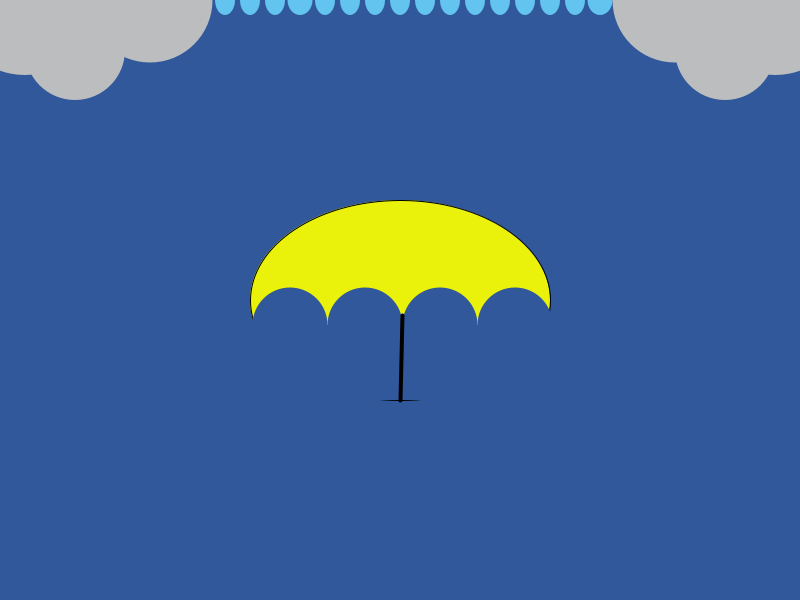
Frame 1 (no input)
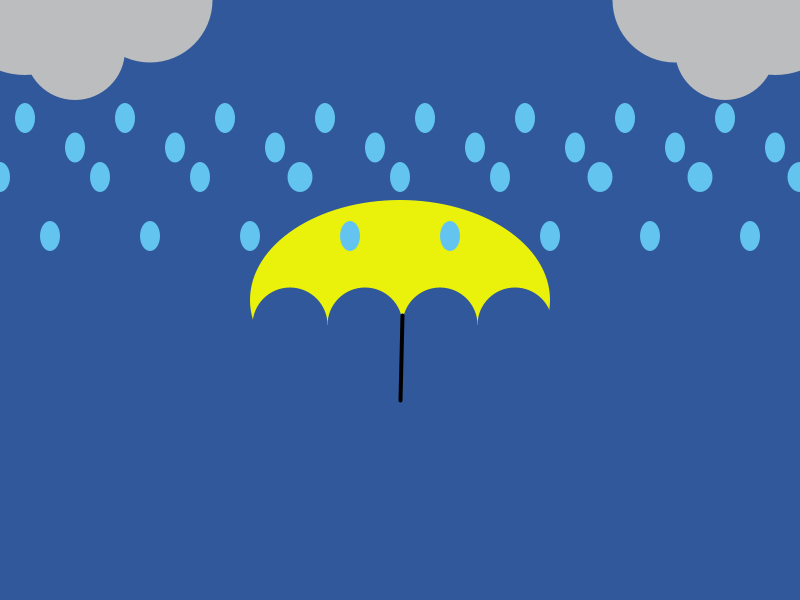
Frame 60 (the mouse pressed at the canvas centre just before this capture)
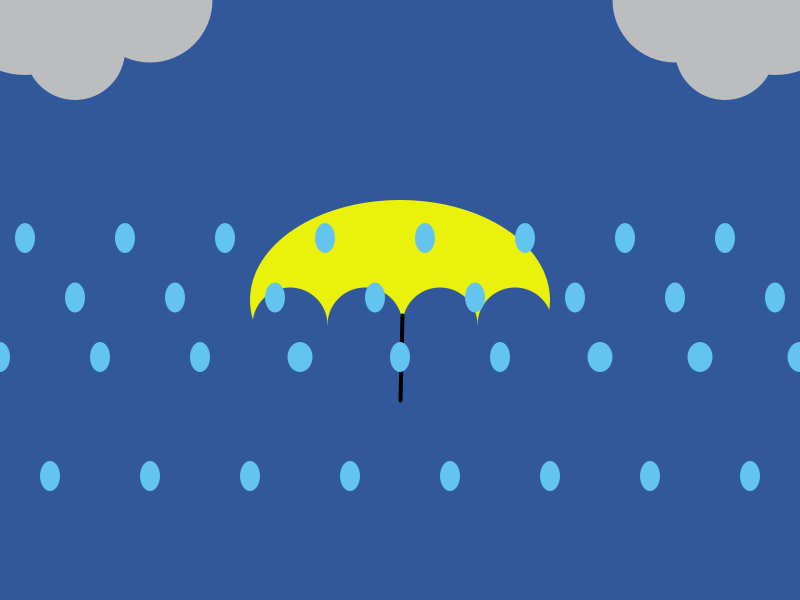
Frame 120 (the mouse held since frame 60 and released just before this capture)

The Processing sketch that drew these frames (run headless with seeded random() and noise(); from frame 60 on, the mouse is pressed at the canvas centre):

// Processing sketch: Edit1
// ── Edit1.pde
//raindrops start at the stop of canvas
float y1=0;
float y2=0;
float y3=0;
float y4=0;
void setup() {
  size(800,600);
}

void draw() {
  background(48,88,155);
  

  
  //umbrella
  fill(234,242,12);
  ellipse(400,300,300,200);
  
  
  /*shapes to create umbrella and hide yellow, this code has to be
  placed below the umbrella ellipse, so it is place 'over' the yellow*/
  fill(48,88,155);
  noStroke();
  ellipse(290,325,75,75);
  ellipse(515,325,75,75);
  ellipse(440,325,75,75);
  ellipse(365,325,75,75);
  rect(252.5,325,300,75);
  
  //umbrella holder
  strokeWeight(4);
  stroke(0);
  line(402,315,400,400);
  
  //Below are Raindrops
  noStroke();
  fill(99,196,240);
  
  // y1 speed
  ellipse(50,y1,20,30);
  ellipse(150,y1,20,30);
  ellipse(250,y1,20,30);
  ellipse(350,y1,20,30);
  ellipse(450,y1,20,30);
  ellipse(550,y1,20,30);
  ellipse(650,y1,20,30);
  ellipse(750,y1,20,30);
  
  // y2 speed
  ellipse(0,y2,20,30);
  ellipse(100,y2,20,30);
  ellipse(200,y2,20,30);
  ellipse(300,y2,25,30);
  ellipse(400,y2,20,30);
  ellipse(500,y2,20,30);
  ellipse(600,y2,25,30);
  ellipse(700,y2,25,30);
  ellipse(800,y2,25,30);
  
  // y3 speed
  ellipse(25,y3,20,30);
  ellipse(125,y3,20,30);
  ellipse(225,y3,20,30);
  ellipse(325,y3,20,30);
  ellipse(425,y3,20,30);
  ellipse(525,y3,20,30);
  ellipse(625,y3,20,30);
  ellipse(725,y3,20,30);
  
  // y4 speed
  ellipse(75,y4,20,30);
  ellipse(175,y4,20,30);
  ellipse(275,y4,20,30);
  ellipse(375,y4,20,30);
  ellipse(475,y4,20,30);
  ellipse(575,y4,20,30);
  ellipse(675,y4,20,30);
  ellipse(775,y4,20,30);
  //Below are 4 different speeds
  y1 = y1 + 4;
  y2 = y2 + 3;
  y3 = y3 + 2;
  y4 = y4 + 2.5;
 
  //clouds 
  fill(187,189,191);
  noStroke();
  ellipse(25,0,150,150);
  ellipse(75,50,100,100);
  ellipse(150,0,125,125);
  ellipse(775,0,150,150);
  ellipse(725,50,100,100);
  ellipse(675,0,125,125);
}
